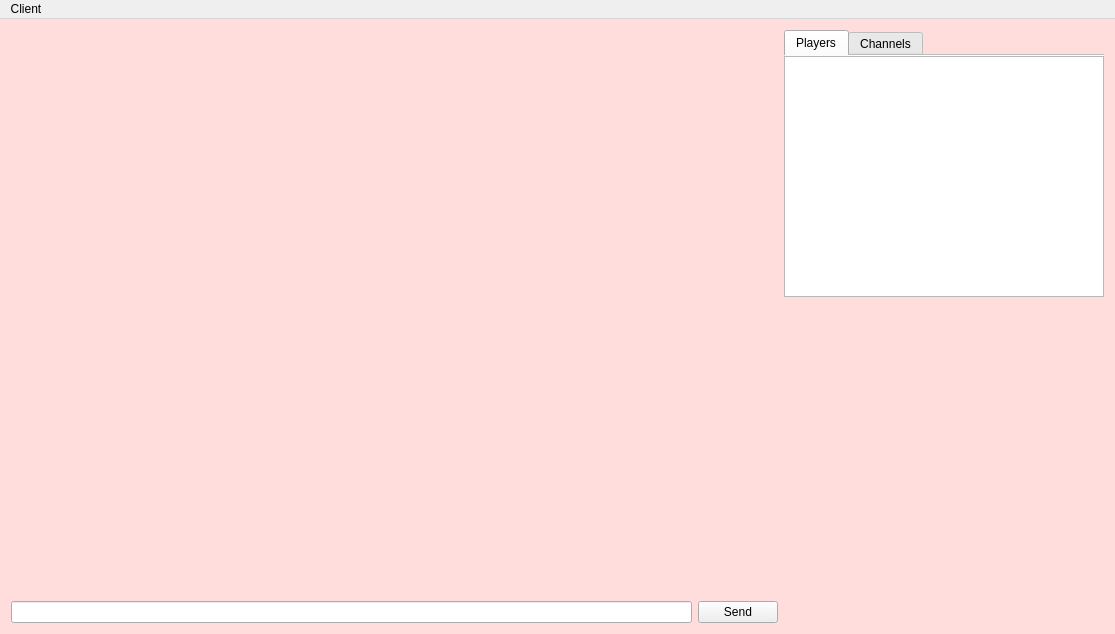
<?xml version="1.0" encoding="UTF-8"?>
<ui version="4.0">
 <class>MainWindow</class>
 <widget class="QMainWindow" name="MainWindow">
  <property name="geometry">
   <rect>
    <x>0</x>
    <y>0</y>
    <width>1115</width>
    <height>634</height>
   </rect>
  </property>
  <property name="windowTitle">
   <string>MainWindow</string>
  </property>
  <property name="styleSheet">
   <string notr="true">QLabel
{
	color:black;
}

#page_3, #page, #tab, #tab_2
{
	background: #FFDDDD;
}

#chats QTabPage
{
	background:rgba(255,255,255,200);
}

#frame
{
	border:1px solid black;
	border-radius:4px;
	position:absolute;
	top:16px;
	bottom:16px;
	right:16px;
	width:512px;
	
	background:rgba(255, 255, 255, 0.5);
}

#frame QLabel
{
	color:black;
}</string>
  </property>
  <widget class="QWidget" name="centralWidget">
   <layout class="QVBoxLayout" name="verticalLayout_2">
    <property name="leftMargin">
     <number>0</number>
    </property>
    <property name="topMargin">
     <number>0</number>
    </property>
    <property name="rightMargin">
     <number>0</number>
    </property>
    <property name="bottomMargin">
     <number>0</number>
    </property>
    <item>
     <widget class="QStackedWidget" name="stackedWidget">
      <property name="currentIndex">
       <number>1</number>
      </property>
      <widget class="QWidget" name="page_3">
       <layout class="QHBoxLayout" name="horizontalLayout_2">
        <item>
         <widget class="QFrame" name="frame_2">
          <property name="sizePolicy">
           <sizepolicy hsizetype="Expanding" vsizetype="Preferred">
            <horstretch>0</horstretch>
            <verstretch>0</verstretch>
           </sizepolicy>
          </property>
          <property name="frameShape">
           <enum>QFrame::NoFrame</enum>
          </property>
          <property name="frameShadow">
           <enum>QFrame::Plain</enum>
          </property>
          <property name="lineWidth">
           <number>0</number>
          </property>
          <layout class="QVBoxLayout" name="verticalLayout_4">
           <item>
            <widget class="QLabel" name="label_5">
             <property name="font">
              <font>
               <family>Saturn Boing</family>
               <pointsize>18</pointsize>
               <weight>50</weight>
               <italic>false</italic>
               <bold>false</bold>
               <stylestrategy>NoAntialias</stylestrategy>
               <kerning>true</kerning>
              </font>
             </property>
             <property name="text">
              <string>Welcome...
Mr. Saturn Online!</string>
             </property>
             <property name="alignment">
              <set>Qt::AlignCenter</set>
             </property>
            </widget>
           </item>
           <item>
            <spacer name="verticalSpacer_2">
             <property name="orientation">
              <enum>Qt::Vertical</enum>
             </property>
             <property name="sizeHint" stdset="0">
              <size>
               <width>20</width>
               <height>261</height>
              </size>
             </property>
            </spacer>
           </item>
           <item>
            <widget class="QLabel" name="label_6">
             <property name="font">
              <font>
               <family>Saturn Boing</family>
               <pointsize>18</pointsize>
               <weight>50</weight>
               <italic>false</italic>
               <bold>false</bold>
               <stylestrategy>NoAntialias</stylestrategy>
               <kerning>true</kerning>
              </font>
             </property>
             <property name="text">
              <string>Zoom! Boing!</string>
             </property>
             <property name="alignment">
              <set>Qt::AlignCenter</set>
             </property>
            </widget>
           </item>
          </layout>
         </widget>
        </item>
        <item>
         <widget class="QFrame" name="frame">
          <property name="sizePolicy">
           <sizepolicy hsizetype="Maximum" vsizetype="Preferred">
            <horstretch>0</horstretch>
            <verstretch>0</verstretch>
           </sizepolicy>
          </property>
          <property name="frameShape">
           <enum>QFrame::StyledPanel</enum>
          </property>
          <property name="frameShadow">
           <enum>QFrame::Plain</enum>
          </property>
          <layout class="QVBoxLayout" name="verticalLayout_3">
           <item>
            <widget class="QLabel" name="label_4">
             <property name="font">
              <font>
               <family>Saturn Boing</family>
               <pointsize>18</pointsize>
               <weight>50</weight>
               <italic>false</italic>
               <bold>false</bold>
               <stylestrategy>NoAntialias</stylestrategy>
               <kerning>true</kerning>
              </font>
             </property>
             <property name="text">
              <string>Connect to Saturn...</string>
             </property>
             <property name="alignment">
              <set>Qt::AlignCenter</set>
             </property>
            </widget>
           </item>
           <item>
            <spacer name="verticalSpacer">
             <property name="orientation">
              <enum>Qt::Vertical</enum>
             </property>
             <property name="sizeHint" stdset="0">
              <size>
               <width>20</width>
               <height>231</height>
              </size>
             </property>
            </spacer>
           </item>
           <item>
            <layout class="QGridLayout" name="gridLayout">
             <item row="0" column="2">
              <widget class="QLabel" name="label_7">
               <property name="sizePolicy">
                <sizepolicy hsizetype="Maximum" vsizetype="Preferred">
                 <horstretch>0</horstretch>
                 <verstretch>0</verstretch>
                </sizepolicy>
               </property>
               <property name="text">
                <string>Colour:</string>
               </property>
              </widget>
             </item>
             <item row="0" column="1">
              <widget class="QLineEdit" name="name">
               <property name="sizePolicy">
                <sizepolicy hsizetype="Expanding" vsizetype="Fixed">
                 <horstretch>0</horstretch>
                 <verstretch>0</verstretch>
                </sizepolicy>
               </property>
              </widget>
             </item>
             <item row="0" column="0">
              <widget class="QLabel" name="label">
               <property name="sizePolicy">
                <sizepolicy hsizetype="Maximum" vsizetype="Preferred">
                 <horstretch>0</horstretch>
                 <verstretch>0</verstretch>
                </sizepolicy>
               </property>
               <property name="text">
                <string>Name:</string>
               </property>
              </widget>
             </item>
             <item row="1" column="1">
              <widget class="QLineEdit" name="host">
               <property name="sizePolicy">
                <sizepolicy hsizetype="Expanding" vsizetype="Fixed">
                 <horstretch>0</horstretch>
                 <verstretch>0</verstretch>
                </sizepolicy>
               </property>
               <property name="text">
                <string>localhost</string>
               </property>
              </widget>
             </item>
             <item row="1" column="0">
              <widget class="QLabel" name="label_2">
               <property name="sizePolicy">
                <sizepolicy hsizetype="Maximum" vsizetype="Preferred">
                 <horstretch>0</horstretch>
                 <verstretch>0</verstretch>
                </sizepolicy>
               </property>
               <property name="text">
                <string>Host:</string>
               </property>
              </widget>
             </item>
             <item row="1" column="3">
              <widget class="QSpinBox" name="port">
               <property name="sizePolicy">
                <sizepolicy hsizetype="Preferred" vsizetype="Fixed">
                 <horstretch>0</horstretch>
                 <verstretch>0</verstretch>
                </sizepolicy>
               </property>
               <property name="minimum">
                <number>1</number>
               </property>
               <property name="maximum">
                <number>9999</number>
               </property>
               <property name="value">
                <number>5080</number>
               </property>
              </widget>
             </item>
             <item row="1" column="2">
              <widget class="QLabel" name="label_3">
               <property name="sizePolicy">
                <sizepolicy hsizetype="Maximum" vsizetype="Preferred">
                 <horstretch>0</horstretch>
                 <verstretch>0</verstretch>
                </sizepolicy>
               </property>
               <property name="text">
                <string>Port:</string>
               </property>
              </widget>
             </item>
             <item row="2" column="0" colspan="4">
              <widget class="QPushButton" name="connect">
               <property name="text">
                <string>Connect</string>
               </property>
              </widget>
             </item>
             <item row="0" column="3">
              <widget class="QPushButton" name="color">
               <property name="sizePolicy">
                <sizepolicy hsizetype="Preferred" vsizetype="Fixed">
                 <horstretch>0</horstretch>
                 <verstretch>0</verstretch>
                </sizepolicy>
               </property>
               <property name="text">
                <string/>
               </property>
              </widget>
             </item>
            </layout>
           </item>
          </layout>
         </widget>
        </item>
       </layout>
      </widget>
      <widget class="QWidget" name="page">
       <layout class="QHBoxLayout" name="horizontalLayout_3">
        <item>
         <layout class="QVBoxLayout" name="verticalLayout">
          <item>
           <widget class="QTabWidget" name="chats">
            <property name="tabShape">
             <enum>QTabWidget::Triangular</enum>
            </property>
            <property name="currentIndex">
             <number>-1</number>
            </property>
            <property name="documentMode">
             <bool>true</bool>
            </property>
            <property name="tabsClosable">
             <bool>true</bool>
            </property>
            <property name="movable">
             <bool>true</bool>
            </property>
           </widget>
          </item>
          <item>
           <layout class="QHBoxLayout" name="horizontalLayout">
            <item>
             <widget class="QLineEdit" name="input"/>
            </item>
            <item>
             <widget class="QPushButton" name="send">
              <property name="text">
               <string>Send</string>
              </property>
             </widget>
            </item>
           </layout>
          </item>
         </layout>
        </item>
        <item>
         <layout class="QVBoxLayout" name="verticalLayout_7">
          <item>
           <widget class="QTabWidget" name="tabWidget">
            <property name="sizePolicy">
             <sizepolicy hsizetype="Preferred" vsizetype="Expanding">
              <horstretch>0</horstretch>
              <verstretch>0</verstretch>
             </sizepolicy>
            </property>
            <property name="currentIndex">
             <number>0</number>
            </property>
            <property name="documentMode">
             <bool>true</bool>
            </property>
            <widget class="QWidget" name="tab">
             <attribute name="title">
              <string>Players</string>
             </attribute>
             <layout class="QVBoxLayout" name="verticalLayout_5">
              <property name="leftMargin">
               <number>0</number>
              </property>
              <property name="topMargin">
               <number>0</number>
              </property>
              <property name="rightMargin">
               <number>0</number>
              </property>
              <property name="bottomMargin">
               <number>0</number>
              </property>
              <item>
               <widget class="QListWidget" name="users">
                <property name="sizePolicy">
                 <sizepolicy hsizetype="Preferred" vsizetype="Expanding">
                  <horstretch>0</horstretch>
                  <verstretch>0</verstretch>
                 </sizepolicy>
                </property>
               </widget>
              </item>
             </layout>
            </widget>
            <widget class="QWidget" name="tab_2">
             <attribute name="title">
              <string>Channels</string>
             </attribute>
             <layout class="QVBoxLayout" name="verticalLayout_6">
              <property name="leftMargin">
               <number>0</number>
              </property>
              <property name="topMargin">
               <number>0</number>
              </property>
              <property name="rightMargin">
               <number>0</number>
              </property>
              <property name="bottomMargin">
               <number>0</number>
              </property>
              <item>
               <widget class="QListWidget" name="channels">
                <property name="sizePolicy">
                 <sizepolicy hsizetype="Preferred" vsizetype="Expanding">
                  <horstretch>0</horstretch>
                  <verstretch>0</verstretch>
                 </sizepolicy>
                </property>
               </widget>
              </item>
              <item>
               <layout class="QHBoxLayout" name="horizontalLayout_4">
                <property name="topMargin">
                 <number>0</number>
                </property>
                <item>
                 <widget class="QLineEdit" name="channelName">
                  <property name="placeholderText">
                   <string>Enter channel name...</string>
                  </property>
                 </widget>
                </item>
                <item>
                 <widget class="QPushButton" name="joinChannel">
                  <property name="sizePolicy">
                   <sizepolicy hsizetype="Preferred" vsizetype="Fixed">
                    <horstretch>0</horstretch>
                    <verstretch>0</verstretch>
                   </sizepolicy>
                  </property>
                  <property name="text">
                   <string>Join</string>
                  </property>
                 </widget>
                </item>
               </layout>
              </item>
             </layout>
            </widget>
           </widget>
          </item>
          <item>
           <widget class="DrawBoard" name="drawBoard" native="true">
            <property name="minimumSize">
             <size>
              <width>320</width>
              <height>320</height>
             </size>
            </property>
            <property name="maximumSize">
             <size>
              <width>320</width>
              <height>320</height>
             </size>
            </property>
           </widget>
          </item>
         </layout>
        </item>
       </layout>
      </widget>
     </widget>
    </item>
   </layout>
  </widget>
  <widget class="QMenuBar" name="menuBar">
   <property name="geometry">
    <rect>
     <x>0</x>
     <y>0</y>
     <width>1115</width>
     <height>26</height>
    </rect>
   </property>
   <widget class="QMenu" name="menuClient">
    <property name="title">
     <string>Client</string>
    </property>
    <addaction name="actionDisconnect_from_Server"/>
    <addaction name="actionExit"/>
   </widget>
   <addaction name="menuClient"/>
  </widget>
  <action name="actionDisconnect_from_Server">
   <property name="text">
    <string>Disconnect from Server</string>
   </property>
  </action>
  <action name="actionExit">
   <property name="text">
    <string>Exit</string>
   </property>
  </action>
 </widget>
 <layoutdefault spacing="6" margin="11"/>
 <customwidgets>
  <customwidget>
   <class>DrawBoard</class>
   <extends>QWidget</extends>
   <header>drawboard.h</header>
   <container>1</container>
  </customwidget>
 </customwidgets>
 <resources/>
 <connections/>
</ui>
